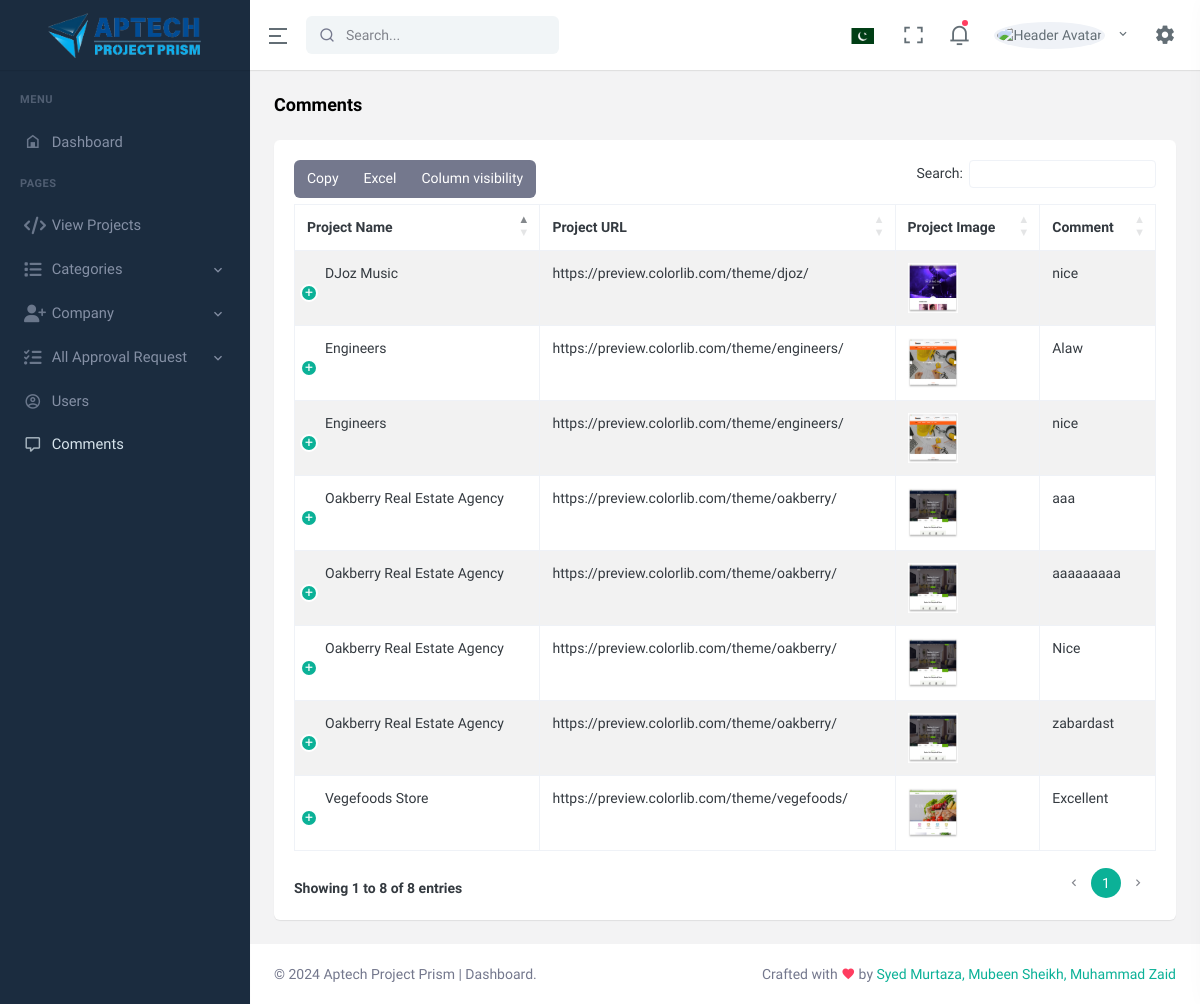
Screenshot of /Dashboard/comments.php with the database file from the repository.
### tables this page shows
CREATE TABLE `comment` (
  `comment_id` int(11) NOT NULL,
  `comment_message` text NOT NULL,
  `datetime` datetime NOT NULL DEFAULT current_timestamp(),
  `status` tinyint(4) NOT NULL DEFAULT 1,
  `user_id` int(11) NOT NULL,
  `projid` int(11) NOT NULL
);

CREATE TABLE `project` (
  `project_id` int(11) NOT NULL,
  `project_name` varchar(255) NOT NULL,
  `project_faculty` varchar(255) NOT NULL,
  `project_batchcode` varchar(255) NOT NULL,
  `project_semester` varchar(255) NOT NULL,
  `project_url` text NOT NULL,
  `project_img` varchar(255) NOT NULL,
  `project_desc` text NOT NULL,
  `status` tinyint(4) NOT NULL DEFAULT 1,
  `user_id` int(11) NOT NULL,
  `category` int(11) NOT NULL,
  `Sta` varchar(255) NOT NULL,
  `Statuss` int(255) NOT NULL
);

### Dashboard/comments.php (the view, shortened to what this page needs)
<?php
include('includes/header.php');
include('includes/navbar.php');
include('includes/sidebar.php');
include('config.php');
?>
<div id="layout-wrapper">
    <div class="main-content">
        <div class="page-content">
            <div class="container-fluid">
                <div class="row">
                    <div class="col-12">
                        <div class="page-title-box d-sm-flex align-items-center justify-content-between">
                            <h4 class="mb-sm-0">Comments</h4>
                        </div>
                    </div>
                </div>
                <div class="row">
                    <div class="col-12">
                        <div class="card">
                            <div class="card-body">
                                <table id="datatable-buttons"
                                    class="table table-striped table-bordered dt-responsive nowrap"
                                    style="border-collapse: collapse; border-spacing: 0; width: 100%;">
                                    <thead>
                                        <tr>
                                            <th>Project Name</th>
                                            <th>Project URL</th>
                                            <th>Project Image</th>
                                            <th>Comment</th>
                                        </tr>
                                    </thead>
                                    <tbody>
                                    <?php
                                    $fetch_user_join = "SELECT
                                                            c.comment_id,
                                                            p.project_name,
                                                            p.project_url,
                                                            p.project_img,
                                                            c.comment_message,
                                                            c.datetime
                                                        FROM comment c
                                                        JOIN project p ON c.projid = p.project_id";
                                    $fetch_user_result = mysqli_query($connection, $fetch_user_join);
                                    if (!$fetch_user_result) {
                                        echo "Error executing query: " . mysqli_error($connection);
                                    } elseif (mysqli_num_rows($fetch_user_result) > 0) {
                                        while ($row = mysqli_fetch_assoc($fetch_user_result)) {
                                    ?>
                                        <tr>
                                            <td><?php echo htmlspecialchars($row['project_name']); ?></td>
                                            <td><?php echo htmlspecialchars($row['project_url']); ?></td>
                                            <td><img src="<?php echo "../User-Dashboard/assets/images/project_img/" . htmlspecialchars($row['project_img']); ?>" height="50px" width="50px"></td>
                                            <td><?php echo htmlspecialchars($row['comment_message']); ?></td>
                                        </tr>
                                    <?php
                                        }
                                    } else {
                                        echo "<tr><td colspan='6'>No comments found</td></tr>";
                                    }
                                    ?>
                                    </tbody>
                                </table>
                            </div>
                        </div>
                    </div>
                </div>
            </div>
        </div>
    </div>
</div>
<?php
include('includes/footer.php');
?>

### rows the page displays
comment: projid.project_name "Oakberry Real Estate Agency", projid.project_url "https://preview.colorlib.com/theme/oakberry/", projid.project_img (picture), comment_message "aaa"
comment: projid.project_name "Oakberry Real Estate Agency", projid.project_url "https://preview.colorlib.com/theme/oakberry/", projid.project_img (picture), comment_message "aaaaaaaaa"
comment: projid.project_name "Oakberry Real Estate Agency", projid.project_url "https://preview.colorlib.com/theme/oakberry/", projid.project_img (picture), comment_message "Nice"
comment: projid.project_name "Vegefoods Store", projid.project_url "https://preview.colorlib.com/theme/vegefoods/", projid.project_img (picture), comment_message "Excellent"
comment: projid.project_name "DJoz Music", projid.project_url "https://preview.colorlib.com/theme/djoz/", projid.project_img (picture), comment_message "nice"
comment: projid.project_name "Engineers", projid.project_url "https://preview.colorlib.com/theme/engineers/", projid.project_img (picture), comment_message "Alaw"
comment: projid.project_name "Engineers", projid.project_url "https://preview.colorlib.com/theme/engineers/", projid.project_img (picture), comment_message "nice"
comment: projid.project_name "Oakberry Real Estate Agency", projid.project_url "https://preview.colorlib.com/theme/oakberry/", projid.project_img (picture), comment_message "zabardast"
